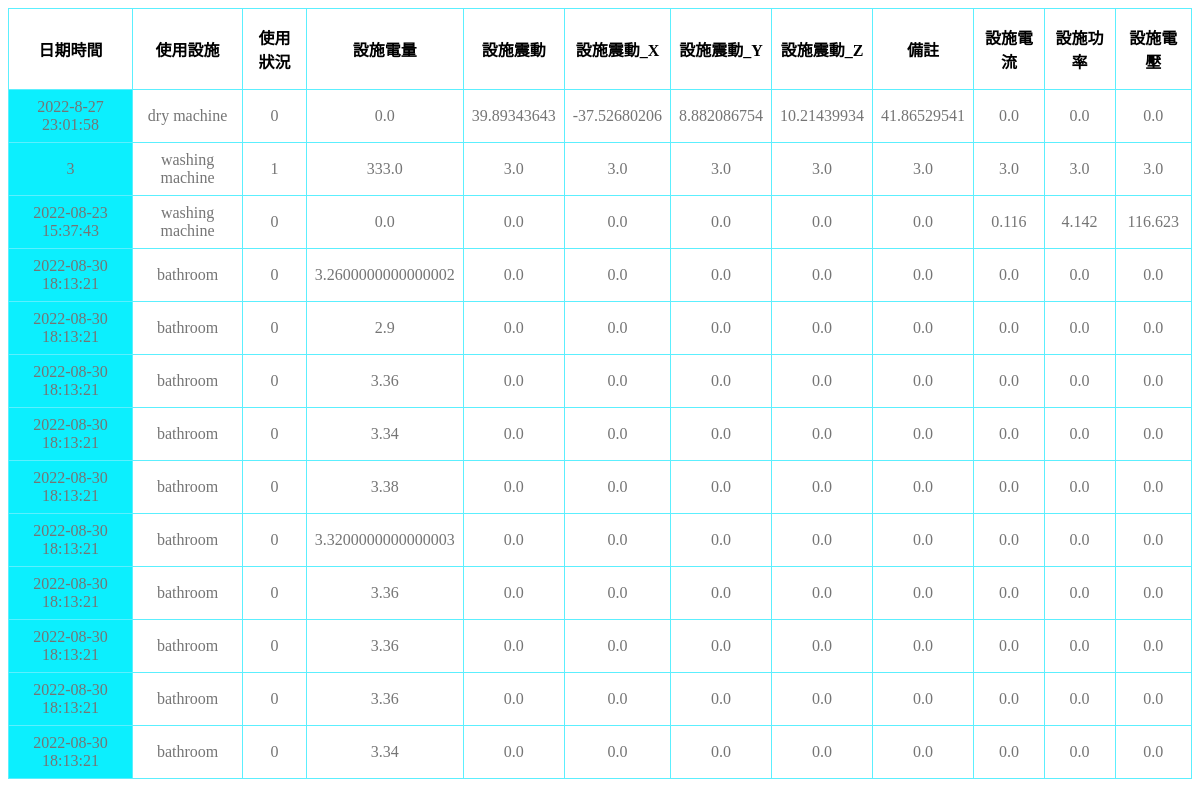
Before: /dorm/info4/ with the older database file.
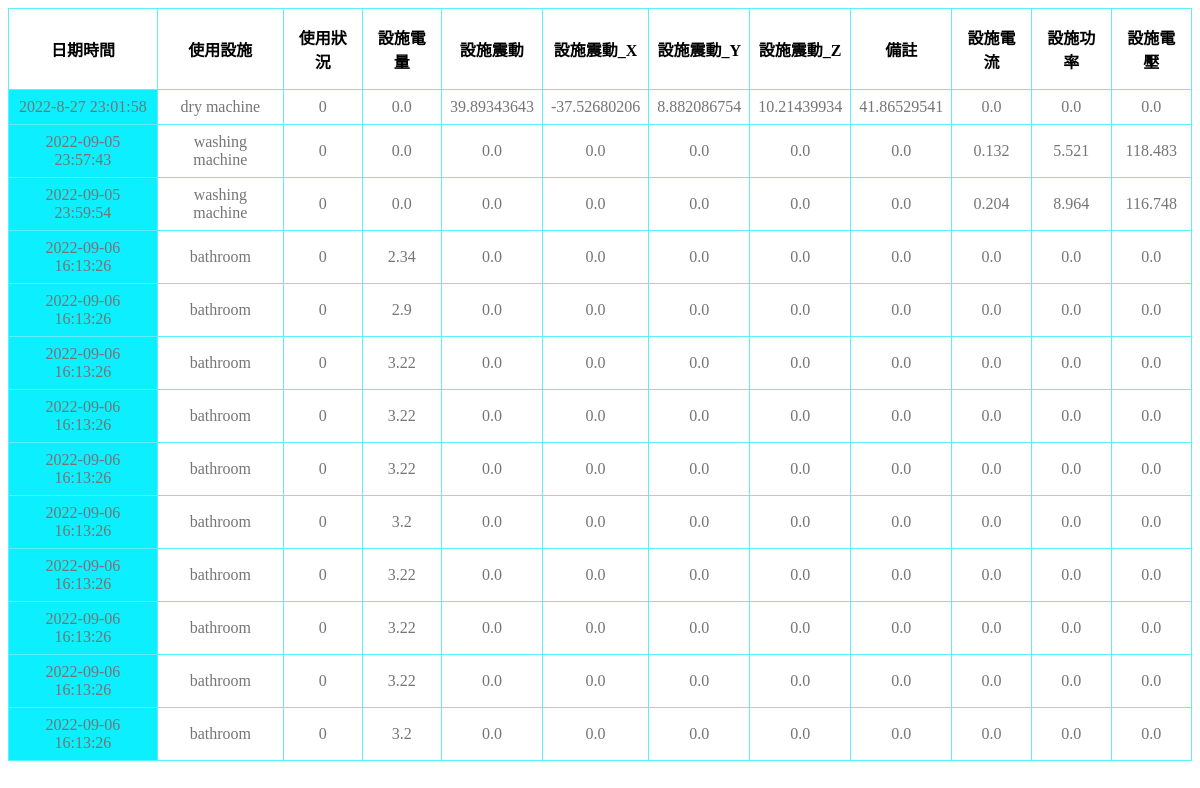
After: the same page with the newer database file.
### dorm/models.py (models this page shows, shortened)
class facilities_fourthfloor(models.Model):
	Date = models.CharField(max_length = 30)
	facilities_name = models.CharField(max_length = 20)
	facilities_useage = models.CharField(max_length = 10)
	battery = models.FloatField()
	Acce_X = models.FloatField()
	Acce_Y = models.FloatField()
	Acce_Z = models.FloatField()
	Acce = models.FloatField()
	Temp = models.FloatField()
	Current = models.FloatField()
	Voltage = models.FloatField()
	Power = models.FloatField()

### dorm/views.py (the view)
# urls.py: path('info4/', views.FacilitiesViewSet4.get, name='dorm'),
    def get(request):
        template_name = 'dorm.html'
        queryset = facilities_fourthfloor.objects.all()
        return render(request, template_name, {"context":queryset})

### dorm/templates/dorm.html (shortened to what this page needs)
<!DOCTYPE html>
<html lang="en">
<head>
    {% load static %}
    <link rel="stylesheet" href="{% static '/css/dorm.css' %}">
</head>
<body>
    {% load static %}
    <table>
        <thead>
            <tr>
                <th>日期時間</th>
                <th>使用設施</th>
                <th>使用狀況</th>
                <th>設施電量</th>
                <th>設施震動</th>
                <th>設施震動_X</th>
                <th>設施震動_Y</th>
                <th>設施震動_Z</th>
                <th>備註</th>
                <th>設施電流</th>
                <th>設施功率</th>
                <th>設施電壓</th>
            </tr>
        </thead>
        <tbody>
            {% for data in context%}
                <tr>
                    <td class='date'>{{ data.Date }}</td>
                    <td class='facilities name'>{{ data.facilities_name }}</td>
                    <td class='facilities useage'>{{ data.facilities_useage }}</td>
                    <td class='facilities battery'>{{ data.battery }}</td>
                    <td class='facilities Acce'>{{ data.Acce }}</td>
                    <td class='facilities Acce_X'>{{ data.Acce_X }}</td>
                    <td class='facilities Acce_Y'>{{ data.Acce_Y }}</td>
                    <td class='facilities Acce_Z'>{{ data.Acce_Z }}</td>
                    <td class='facilities Temp'>{{ data.Temp }}</td>
                    <td class='facilities Current'>{{ data.Current }}</td>
                    <td class='facilities Power'>{{ data.Power }}</td>
                    <td class='facilities Voltage'>{{ data.Voltage }}</td>
                </tr>
            {% endfor%}
        </tbody>
    </table>
</body>
</html>

### dorm/static/css/dorm.css (style rules this page uses)
table { border: 0; border-collapse: collapse; border-radius: 8px; width: 100%; }
th { border: solid 1px #5ceffe; padding: 16px 8px; }
td { border: solid 1px #5ceffe; text-align: center; padding: 8px; color: #757575; }
.date { background-color: #0ceffe; }

Changed rows visible on the page:
changed facilities_fourthfloor (number 2 of 13 on the later page): Date "3" → "2022-09-05 23:57:43"; facilities_useage "1" → "0"; battery "333.0" → "0.0"; Acce "3.0" → "0.0"; Acce_X "3.0" → "0.0"; Acce_Y "3.0" → "0.0"; Acce_Z "3.0" → "0.0"; Temp "3.0" → "0.0"; Current "3.0" → "0.132"; Power "3.0" → "5.521"; Voltage "3.0" → "118.483"
changed facilities_fourthfloor (number 3 of 13 on the later page): Date "2022-08-23 15:37:43" → "2022-09-05 23:59:54"; Current "0.116" → "0.204"; Power "4.142" → "8.964"; Voltage "116.623" → "116.748"
changed facilities_fourthfloor (number 4 of 13 on the later page): Date "2022-08-30 18:13:21" → "2022-09-06 16:13:26"; battery "3.2600000000000002" → "2.34"
changed facilities_fourthfloor (number 5 of 13 on the later page): Date "2022-08-30 18:13:21" → "2022-09-06 16:13:26"
changed facilities_fourthfloor (number 6 of 13 on the later page): Date "2022-08-30 18:13:21" → "2022-09-06 16:13:26"; battery "3.36" → "3.22"
changed facilities_fourthfloor (number 7 of 13 on the later page): Date "2022-08-30 18:13:21" → "2022-09-06 16:13:26"; battery "3.34" → "3.22"
changed facilities_fourthfloor (number 8 of 13 on the later page): Date "2022-08-30 18:13:21" → "2022-09-06 16:13:26"; battery "3.38" → "3.22"
changed facilities_fourthfloor (number 9 of 13 on the later page): Date "2022-08-30 18:13:21" → "2022-09-06 16:13:26"; battery "3.3200000000000003" → "3.2"
changed facilities_fourthfloor (number 10 of 13 on the later page): Date "2022-08-30 18:13:21" → "2022-09-06 16:13:26"; battery "3.36" → "3.22"
changed facilities_fourthfloor (number 11 of 13 on the later page): Date "2022-08-30 18:13:21" → "2022-09-06 16:13:26"; battery "3.36" → "3.22"
changed facilities_fourthfloor (number 12 of 13 on the later page): Date "2022-08-30 18:13:21" → "2022-09-06 16:13:26"; battery "3.36" → "3.22"
changed facilities_fourthfloor (number 13 of 13 on the later page): Date "2022-08-30 18:13:21" → "2022-09-06 16:13:26"; battery "3.34" → "3.2"
